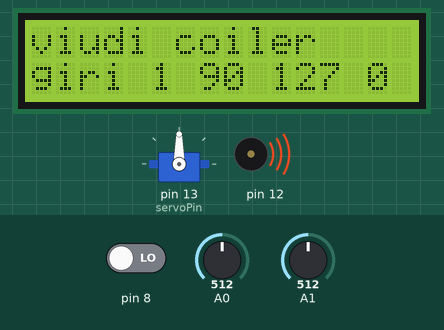
This sketch was run on a simulated Arduino Uno, built with avr-gcc and run on an emulated ATmega328P. On the bench: 16×2 character LCD, servo, buzzer (waves = sounding). The test bench sets the inputs (shaded band); at power-on: A0 = 512, A1 = 512, pin 8 LOW.

Above: at 1.2 s.
1.3 s: A0 set to 716
At 2.8 s:
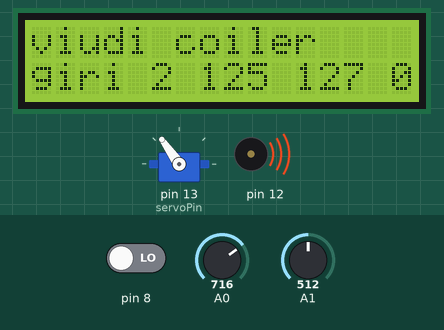
4.3 s: A0 set to 900
At 5.4 s:
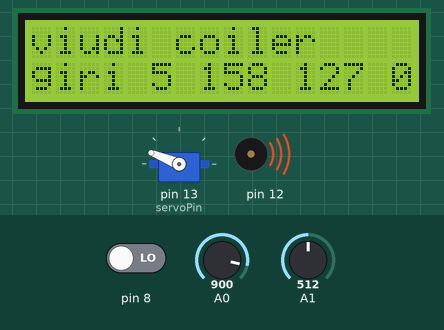
7.3 s: A0 set to 1023
At 8.8 s:
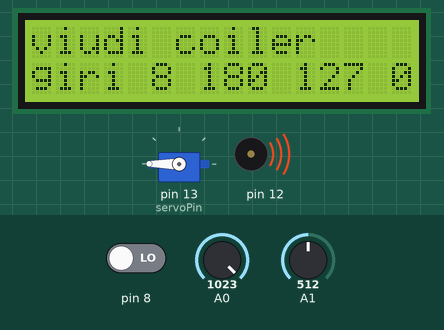
10.3 s: A0 set to 306
At 12.5 s:
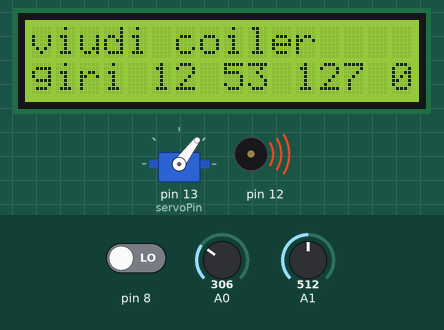
13.3 s: A1 set to 716
At 14.4 s:
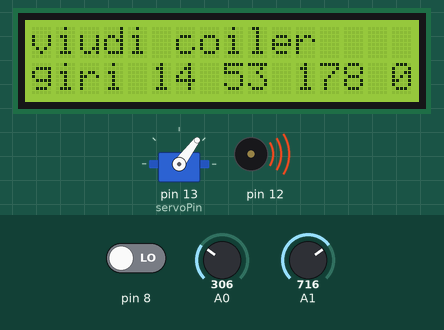
15.5 s: pin 8 driven HIGH
At 16.4 s:
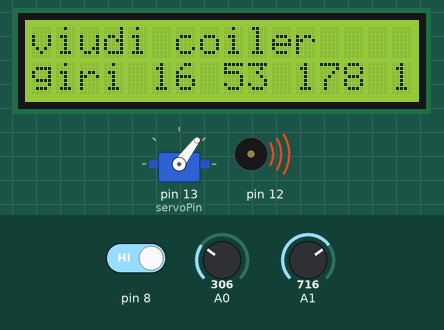
Timing chart, 0 to 18.5 s (numbered marks = the images above; inputs shaded):
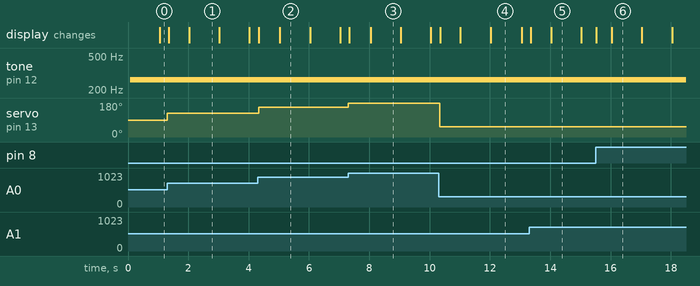

Measured:
- after the input at 1.3 s, servo on pin 13 (servoPin): 90° → 125° at once
- after the input at 4.3 s, servo on pin 13 (servoPin): 125° → 158° at once
- after the input at 7.3 s, servo on pin 13 (servoPin): 158° → 180° at once
- after the input at 10.3 s, servo on pin 13 (servoPin): 180° → 53° at once
- what the display in image 1 shows lasts 1.0 s, from 2.0 s to 3.0 s

The sketch:

coiler2.ino
```cpp
#include <LiquidCrystal.h>
#include <Servo.h>
#include <SoftwareSerial.h>

#include "pitches.h"
#include "rotor.h"

int servoPin = 13;
int spinPin = 9;
int spin = 0;
int val = 0;
int swit = 0;
Servo Servo1;

long previousMillis = 0;
long currentMillis = 0;
long interval = 1000;

// initialize the library by associating any needed LCD interface pin
// with the arduino pin number it is connected to
const int rs = 7, en = 6, d4 = 5, d5 = 4, d6 = 3, d7 = 2;
LiquidCrystal lcd(rs, en, d4, d5, d6, d7);


void setup() {
  lcd.begin(16, 2);
  lcd.print("viudi coiler");
  Servo1.attach(servoPin);
  Serial.begin(9600);
  pinMode(spinPin, OUTPUT);
  pinMode(servoPin, OUTPUT);
  pinMode(8, INPUT);
  digitalWrite(spinPin, LOW);
}

void loop() {
  lcd.setCursor(0, 1);
  lcd.print("giri ");
  lcd.print(millis() / 1000);
  val = analogRead(A0);
  val = map(val, 0, 1023, 0, 180);
  lcd.print(" ");
  lcd.print(val);
  Servo1.write(val);
  spin = analogRead(A1);
  spin = map(spin, 0, 1023, 0, 255);
  analogWrite(spinPin, spin);
  analogWrite(spinPin, 10);
  analogWrite(spinPin, 11);
  analogWrite(spinPin, 12);
  swit = digitalRead(8);
  //rot1.spin(spin);
  lcd.print(" ");
  lcd.print(spin);
  lcd.print(" ");
  lcd.print(swit);
  tone(9,NOTE_C4);
  tone(10,NOTE_C4);
  tone(11,NOTE_C4);
  tone(12,NOTE_C4);

  delay(15);
}
```

pitches.h
```cpp
/*************************************************
 * Public Constants
 *************************************************/
#include <inttypes.h>
#include "Arduino.h"


#define NOTE_B0  31
#define NOTE_C1  33
#define NOTE_CS1 35
#define NOTE_D1  37
#define NOTE_DS1 39
#define NOTE_E1  41
#define NOTE_F1  44
#define NOTE_FS1 46
#define NOTE_G1  49
#define NOTE_GS1 52
#define NOTE_A1  55
#define NOTE_AS1 58
#define NOTE_B1  62
#define NOTE_C2  65
#define NOTE_CS2 69
#define NOTE_D2  73
#define NOTE_DS2 78
#define NOTE_E2  82
#define NOTE_F2  87
#define NOTE_FS2 93
#define NOTE_G2  98
#define NOTE_GS2 104
#define NOTE_A2  110
#define NOTE_AS2 117
#define NOTE_B2  123
#define NOTE_C3  131
#define NOTE_CS3 139
#define NOTE_D3  147
#define NOTE_DS3 156
#define NOTE_E3  165
#define NOTE_F3  175
#define NOTE_FS3 185
#define NOTE_G3  196
#define NOTE_GS3 208
#define NOTE_A3  220
#define NOTE_AS3 233
#define NOTE_B3  247
#define NOTE_C4  262
#define NOTE_CS4 277
#define NOTE_D4  294
#define NOTE_DS4 311
#define NOTE_E4  330
#define NOTE_F4  349
#define NOTE_FS4 370
#define NOTE_G4  392
#define NOTE_GS4 415
#define NOTE_A4  440
#define NOTE_AS4 466
#define NOTE_B4  494
#define NOTE_C5  523
#define NOTE_CS5 554
#define NOTE_D5  587
#define NOTE_DS5 622
#define NOTE_E5  659
#define NOTE_F5  698
#define NOTE_FS5 740
#define NOTE_G5  784
#define NOTE_GS5 831
#define NOTE_A5  880
#define NOTE_AS5 932
#define NOTE_B5  988
#define NOTE_C6  1047
#define NOTE_CS6 1109
#define NOTE_D6  1175
#define NOTE_DS6 1245
#define NOTE_E6  1319
#define NOTE_F6  1397
#define NOTE_FS6 1480
#define NOTE_G6  1568
#define NOTE_GS6 1661
#define NOTE_A6  1760
#define NOTE_AS6 1865
#define NOTE_B6  1976
#define NOTE_C7  2093
#define NOTE_CS7 2217
#define NOTE_D7  2349
#define NOTE_DS7 2489
#define NOTE_E7  2637
#define NOTE_F7  2794
#define NOTE_FS7 2960
#define NOTE_G7  3136
#define NOTE_GS7 3322
#define NOTE_A7  3520
#define NOTE_AS7 3729
#define NOTE_B7  3951
#define NOTE_C8  4186
#define NOTE_CS8 4435
#define NOTE_D8  4699
#define NOTE_DS8 4978

static const uint16_t sNotePitches[] = {
    NOTE_B0, NOTE_C1, NOTE_CS1, NOTE_D1, NOTE_DS1, NOTE_E1, NOTE_F1, NOTE_FS1,
    NOTE_G1, NOTE_GS1, NOTE_A1, NOTE_AS1, NOTE_B1, NOTE_C2, NOTE_CS2, NOTE_D2,
    NOTE_DS2, NOTE_E2, NOTE_F2, NOTE_FS2, NOTE_G2, NOTE_GS2, NOTE_A2, NOTE_AS2,
    NOTE_B2, NOTE_C3, NOTE_CS3, NOTE_D3, NOTE_DS3, NOTE_E3, NOTE_F3, NOTE_FS3,
    NOTE_G3, NOTE_GS3, NOTE_A3, NOTE_AS3, NOTE_B3, NOTE_C4, NOTE_CS4, NOTE_D4,
    NOTE_DS4, NOTE_E4, NOTE_F4, NOTE_FS4, NOTE_G4, NOTE_GS4, NOTE_A4, NOTE_AS4,
    NOTE_B4, NOTE_C5, NOTE_CS5, NOTE_D5, NOTE_DS5, NOTE_E5, NOTE_F5, NOTE_FS5,
    NOTE_G5, NOTE_GS5, NOTE_A5, NOTE_AS5, NOTE_B5, NOTE_C6, NOTE_CS6, NOTE_D6,
    NOTE_DS6, NOTE_E6, NOTE_F6, NOTE_FS6, NOTE_G6, NOTE_GS6, NOTE_A6, NOTE_AS6,
    NOTE_B6, NOTE_C7, NOTE_CS7, NOTE_D7, NOTE_DS7, NOTE_E7, NOTE_F7, NOTE_FS7,
    NOTE_G7, NOTE_GS7, NOTE_A7, NOTE_AS7, NOTE_B7, NOTE_C8, NOTE_CS8, NOTE_D8, NOTE_DS8,
};


int nNote = 12;
int nSeq1[] = {
  20,140,100,130,90,147,89,200,220,140,160,230
};
int nSeq2[] = {
  20,40,60,30,90,47,89,20,22,34,60,30
};
int nSeq3[] = {
  40,60,120,50,110,67,109,220,240,160,180,250
};
int nSeq4[] = {
  60,80,140,70,130,77,129,240,250,180,220,250
};
int tSeq[] = {
  5,4,6,9,7,8,7,3,8,10,3,7
};

byte commandByte;
byte noteByte;
byte velocityByte;

int currentTime;
int loopTime;
```

rotor.cpp
```cpp
#include "rotor.h"

Rotor::Rotor(int out_pin,int in_pin,int offset){
  pinMode(_out_pin, OUTPUT);
  digitalWrite(_out_pin, LOW);
  _out_pin = out_pin;
  _in_pin = in_pin;
  _offset = offset;
  state = 0;
}
bool Rotor::spin(int note){
  //if(state == 0)
  {
    vel = map(note, 0, 127, _offset, 255);
    c_note = note;
    //Serial.println(vel);
    analogWrite(_out_pin, vel);
    state = 1;
    }
    return state;
}
bool Rotor::down(int note){
   if(note == c_note){
      digitalWrite(_out_pin, LOW);
      state = 0;
   }
   return state;
}
void Rotor::stop(){
    digitalWrite(_out_pin, LOW);
    state = 0;
}
void Rotor::playPot(){
    potVal = analogRead(_in_pin);//read data from potentiometer
    vel = map(potVal, 0, 1023, _offset, 255);
    analogWrite(_out_pin, vel);
}
void Rotor::ampPot(){
  potVal = analogRead(_in_pin);//read data from potentiometer
  _offset = map(potVal, 0, 1023, 0, 255);
}

/**
 * Divides a given PWM pin frequency by a divisor.
 *
 * The resulting frequency is equal to the base frequency divided by
 * the given divisor:
 *   - Base frequencies:
 *      o The base frequency for pins 3, 9, 10, and 11 is 31250 Hz.
 *      o The base frequency for pins 5 and 6 is 62500 Hz.
 *   - Divisors:
 *      o The divisors available on pins 5, 6, 9 and 10 are: 1, 8, 64,
 *        256, and 1024.
 *      o The divisors available on pins 3 and 11 are: 1, 8, 32, 64,
 *        128, 256, and 1024.
 *
 * PWM frequencies are tied together in pairs of pins. If one in a
 * pair is changed, the other is also changed to match:
 *   - Pins 5 and 6 are paired on timer0
 *   - Pins 9 and 10 are paired on timer1
 *   - Pins 3 and 11 are paired on timer2
 *
 * Note that this function will have side effects on anything else
 * that uses timers:
 *   - Changes on pins 3, 5, 6, or 11 may cause the delay() and
 *     millis() functions to stop working. Other timing-related
 *     functions may also be affected.
 *   - Changes on pins 9 or 10 will cause the Servo library to function
 *     incorrectly.
 *
 * Thanks to macegr of the Arduino forums for his documentation of the
 * PWM frequency divisors. His post can be viewed at:
 *   http://forum.arduino.cc/index.php?topic=16612#msg121031
 */
void setPwmFrequency(int pin, int divisor) {
  byte mode;
  if(pin == 5 || pin == 6 || pin == 9 || pin == 10) {
    switch(divisor) {
      case 1: mode = 0x01; break;
      case 8: mode = 0x02; break;
      case 64: mode = 0x03; break;
      case 256: mode = 0x04; break;
      case 1024: mode = 0x05; break;
      default: return;
    }
    if(pin == 5 || pin == 6) {
      TCCR0B = TCCR0B & 0b11111000 | mode;
    } else {
      TCCR1B = TCCR1B & 0b11111000 | mode;
    }
  } else if(pin == 3 || pin == 11) {
    switch(divisor) {
      case 1: mode = 0x01; break;
      case 8: mode = 0x02; break;
      case 32: mode = 0x03; break;
      case 64: mode = 0x04; break;
      case 128: mode = 0x05; break;
      case 256: mode = 0x06; break;
      case 1024: mode = 0x07; break;
      default: return;
    }
    //TCCR2B = TCCR2B & 0b11111000 | mode;
  }
}
```

rotor.h
```cpp
#include "Arduino.h"

#ifndef Rotor_h
#define Rotor_h


class Rotor{
  public:
    Rotor(int out_pin,int in_pin,int _offset);
    bool spin(int vel);
    bool down(int note);
    void stop();
    void playPot();
    void ampPot();
  private:
    int _in_pin;
    int _out_pin;
    int potVal;
    int vel;
    int c_note;
    int amp;
    int _offset;
    bool state;
};

void setPwmFrequency(int pin, int divisor);


#endif
```
